Frame 1 (no input): blank canvas, image omitted
Frame 60 (no input): blank canvas, image omitted
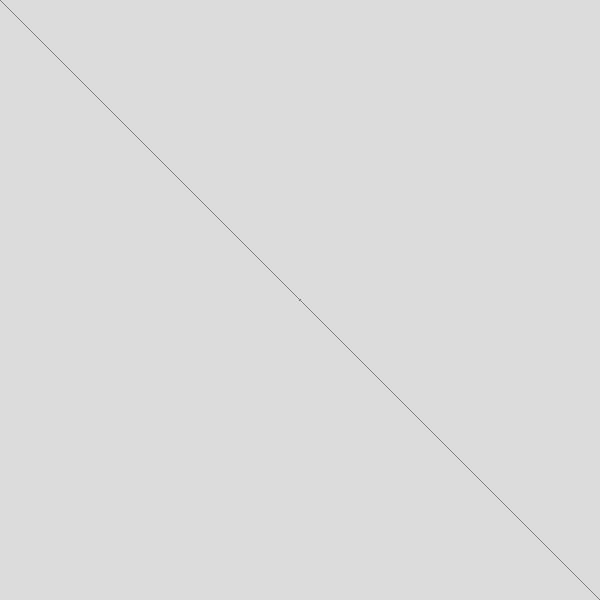
Frame 120 (the mouse pressed at the canvas centre since frame 60)

The p5.js sketch whose frames 1 and 60 were blank and that drew this single picture after the mouse press (run headless with seeded random() and noise() and a simulated clock; from frame 60 on, the mouse is pressed at the canvas centre):

// p5.js sketch
// ── sketch.js
function setup() {
  createCanvas(600, 600);
  background(220);
}

function draw() {
  if (mouseIsPressed) {
    stroke(map(mouseX, 0, 600, 0, 255, true));
    line(width - mouseX, height - mouseY, width - pmouseX, height - pmouseY);
    line(mouseX, mouseY, pmouseX, pmouseY);
    
  }
}
